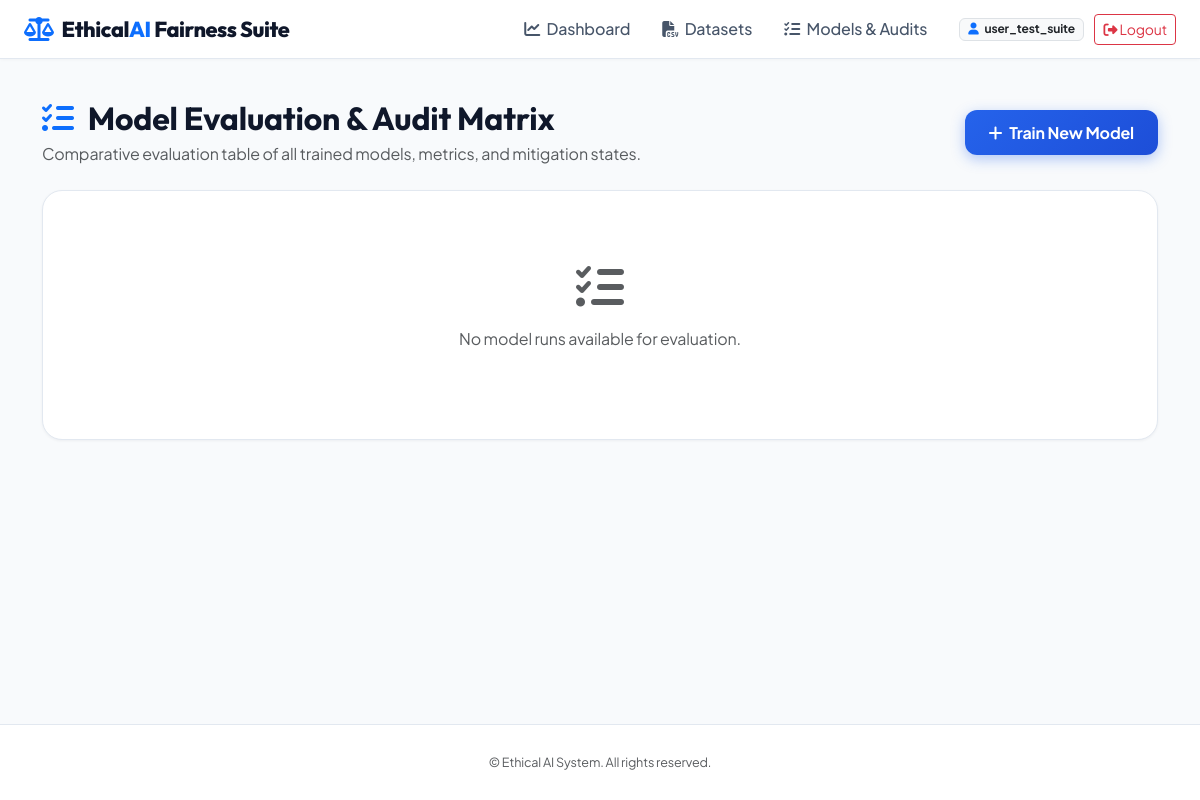
/evaluation (signed in), run on an earlier commit of the app's database.
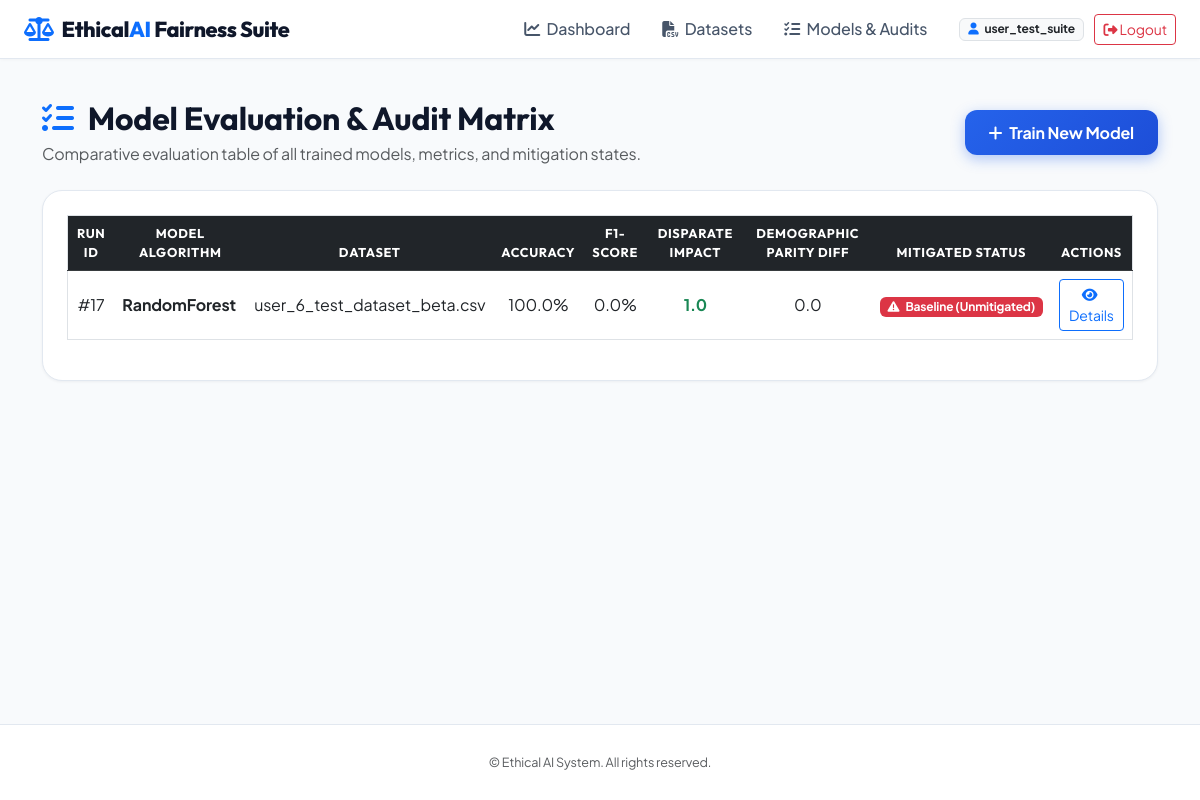
And on a later commit of the database.
### tables this page shows
CREATE TABLE model_runs (
    id INTEGER PRIMARY KEY AUTOINCREMENT,
    user_id INTEGER NOT NULL,
    dataset_id INTEGER NOT NULL,
    model_name VARCHAR(100) NOT NULL,
    accuracy REAL NOT NULL,
    precision_score REAL NOT NULL,
    recall_score REAL NOT NULL,
    f1_score REAL NOT NULL,
    disparate_impact REAL NOT NULL,
    demographic_parity_diff REAL NOT NULL,
    equalized_odds_diff REAL NOT NULL,
    equal_opportunity_diff REAL NOT NULL,
    is_mitigated BOOLEAN DEFAULT 0,
    mitigation_method VARCHAR(100) DEFAULT 'None',
    confusion_matrix_json TEXT NOT NULL,
    fairness_status VARCHAR(50) DEFAULT 'Unchecked',
    created_at TIMESTAMP DEFAULT CURRENT_TIMESTAMP,
    FOREIGN KEY (user_id) REFERENCES users(id) ON DELETE CASCADE,
    FOREIGN KEY (dataset_id) REFERENCES datasets(id) ON DELETE CASCADE
);

CREATE TABLE datasets (
    id INTEGER PRIMARY KEY AUTOINCREMENT,
    user_id INTEGER NOT NULL,
    filename VARCHAR(255) NOT NULL,
    filepath VARCHAR(255) NOT NULL,
    row_count INTEGER DEFAULT 0,
    column_count INTEGER DEFAULT 0,
    target_column VARCHAR(100),
    sensitive_column VARCHAR(100),
    privileged_group VARCHAR(100),
    unprivileged_group VARCHAR(100),
    uploaded_at TIMESTAMP DEFAULT CURRENT_TIMESTAMP, csv_content TEXT,
    FOREIGN KEY (user_id) REFERENCES users(id) ON DELETE CASCADE
);

### app.py (the view)
@app.route('/evaluation')
@login_required
def evaluation_page():
    conn = get_db_connection()
    cursor = conn.cursor()
    cursor.execute(
        """SELECT m.*, d.filename FROM model_runs m
           JOIN datasets d ON m.dataset_id = d.id
           WHERE m.user_id = ? ORDER BY m.created_at DESC""",
        (session['user_id'],)
    )
    model_runs = [dict(r) for r in cursor.fetchall()]
    conn.close()
    return render_template('evaluation.html', model_runs=model_runs)

### app.py (called while the page is built)
def login_required(f):
    from functools import wraps
    @wraps(f)
    def decorated_function(*args, **kwargs):
        if 'user_id' not in session:
            flash('Please log in to access this page.', 'warning')
            return redirect(url_for('login_page'))
        return f(*args, **kwargs)
    return decorated_function

### models/auth.py (called while the page is built)
def get_db_connection():
    conn = sqlite3.connect(Config.DATABASE_PATH, timeout=30.0)
    conn.row_factory = sqlite3.Row
    return conn

### templates/evaluation.html (shortened to what this page needs)
{% extends "base.html" %}
{% block content %}
<div class="container py-4">
    <div class="d-flex justify-content-between align-items-center mb-4">
        <div>
            <h2 class="fw-bold mb-1"><i class="fa-solid fa-list-check text-primary me-2"></i> Model Evaluation & Audit Matrix</h2>
            <p class="text-muted mb-0">Comparative evaluation table of all trained models, metrics, and mitigation states.</p>
        </div>
        <a href="{{ url_for('upload_page') }}" class="btn btn-primary-custom"><i class="fa-solid fa-plus me-1"></i> Train New Model</a>
    </div>
    <div class="card card-custom p-4">
        {% if model_runs %}
            <div class="table-responsive">
                <table class="table table-hover align-middle border">
                    <thead class="table-dark text-center">
                        <tr>
                            <th>Run ID</th>
                            <th>Model Algorithm</th>
                            <th>Dataset</th>
                            <th>Accuracy</th>
                            <th>F1-Score</th>
                            <th>Disparate Impact</th>
                            <th>Demographic Parity Diff</th>
                            <th>Mitigated Status</th>
                            <th>Actions</th>
                        </tr>
                    </thead>
                    <tbody class="text-center">
                        {% for run in model_runs %}
                        <tr>
                            <td>#{{ run.id }}</td>
                            <td class="fw-bold text-start">{{ run.model_name }}</td>
                            <td class="text-start">{{ run.filename }}</td>
                            <td>{{ (run.accuracy * 100)|round(1) }}%</td>
                            <td>{{ (run.f1_score * 100)|round(1) }}%</td>
                            <td class="fw-bold {{ 'text-danger' if run.disparate_impact < 0.8 else 'text-success' }}">{{ run.disparate_impact }}</td>
                            <td>{{ run.demographic_parity_diff }}</td>
                            <td>
                                {% if run.is_mitigated %}
                                    <span class="badge bg-success"><i class="fa-solid fa-shield-halved me-1"></i> {{ run.mitigation_method }}</span>
                                {% else %}
                                    <span class="badge bg-danger"><i class="fa-solid fa-triangle-exclamation me-1"></i> Baseline (Unmitigated)</span>
                                {% endif %}
                            </td>
                            <td>
                                <a href="{{ url_for('bias_detection_page', model_run_id=run.id) }}" class="btn btn-sm btn-outline-primary"><i class="fa-solid fa-eye me-1"></i> Details</a>
                            </td>
                        </tr>
                        {% endfor %}
                    </tbody>
                </table>
            </div>
        {% else %}
            <div class="text-center py-5 text-muted">
                <i class="fa-solid fa-list-check fa-3x mb-3"></i>
                <p>No model runs available for evaluation.</p>
            </div>
        {% endif %}
    </div>
</div>
{% endblock %}

### templates/base.html (shortened to what this page needs)
<!DOCTYPE html>
<html lang="en">
<head>
    <link href="https://cdn.jsdelivr.net/npm/bootstrap@5.3.0/dist/css/bootstrap.min.css" rel="stylesheet">
    <link href="https://cdnjs.cloudflare.com/ajax/libs/font-awesome/6.4.0/css/all.min.css" rel="stylesheet">
    <link href="{{ url_for('static', filename='css/style.css') }}" rel="stylesheet">
</head>
<body>
    <nav class="navbar navbar-expand-lg navbar-light navbar-custom py-2">
        <div class="container-fluid px-4">
            <a class="navbar-brand d-flex align-items-center gap-2" href="{{ url_for('index') }}">
                <i class="fa-solid fa-scale-balanced text-primary fs-4"></i>
                <span>Ethical<span class="text-primary">AI</span> Fairness Suite</span>
            </a>
            <div class="collapse navbar-collapse" id="navbarNav">
                <ul class="navbar-nav ms-auto align-items-center">
                    {% if session.user_id %}
                        <li class="nav-item"><a class="nav-link" href="{{ url_for('dashboard') }}"><i class="fa-solid fa-chart-line me-1"></i> Dashboard</a></li>
                        <li class="nav-item"><a class="nav-link" href="{{ url_for('upload_page') }}"><i class="fa-solid fa-file-csv me-1"></i> Datasets</a></li>
                        <li class="nav-item"><a class="nav-link" href="{{ url_for('evaluation_page') }}"><i class="fa-solid fa-list-check me-1"></i> Models & Audits</a></li>
                        <li class="nav-item ms-lg-3">
                            <span class="badge bg-light text-dark border me-2"><i class="fa-solid fa-user me-1 text-primary"></i> {{ session.username }}</span>
                            <a href="{{ url_for('logout') }}" class="btn btn-sm btn-outline-danger"><i class="fa-solid fa-right-from-bracket"></i> Logout</a>
                        </li>
                    {% else %}
                        <li class="nav-item"><a class="nav-link" href="{{ url_for('index') }}">Home</a></li>
                        <li class="nav-item"><a class="nav-link btn btn-sm btn-primary text-white px-3 ms-2" href="{{ url_for('login_page') }}">Login / Register</a></li>
                    {% endif %}
                </ul>
            </div>
        </div>
    </nav>
    <main class="flex-grow-1">
        {% block content %}{% endblock %}
    </main>
    <footer>
        <div class="container text-center">
            <p class="mb-0 text-muted small">&copy; Ethical AI System. All rights reserved.</p>
        </div>
    </footer>
</body>
</html>

### static/css/style.css (style rules this page uses)
:root { --primary-color: #2563eb; --primary-hover: #1d4ed8; --secondary-color: #475569; --accent-glow: rgba(37, 99, 235, 0.12); --success-color: #10b981; --warning-color: #f59e0b; --danger-color: #ef4444; --bg-gradient: #f8fafc; --card-bg: #ffffff; --card-border: #e2e8f0; --card-shadow: 0 1px 3px rgba(15, 23, 42, 0.05); }
body { font-family: 'Plus Jakarta Sans', system-ui, -apple-system, sans-serif; background: #f8fafc; color: #0f172a; min-height: 100vh; display: flex; flex-direction: column; letter-spacing: -0.01em; }
h1, h2, h3, h4, h5, h6, .hero-title, .navbar-brand { font-family: 'Outfit', sans-serif; }
.navbar-custom { background: #ffffff; border-bottom: 1px solid #e2e8f0; box-shadow: 0 1px 3px rgba(0, 0, 0, 0.03); }
.navbar-brand { font-weight: 800; font-size: 1.35rem; color: #0f172a !important; letter-spacing: -0.02em; }
.nav-link { color: #475569 !important; font-weight: 500; padding: 0.5rem 1rem !important; border-radius: 0.5rem; transition: all 0.2s ease; }
.card-custom { background: var(--card-bg); border: 1px solid var(--card-border); border-radius: 1.25rem; box-shadow: var(--card-shadow); transition: transform 0.25s ease, box-shadow 0.25s ease, border-color 0.25s ease; }
.btn-primary-custom { background: linear-gradient(135deg, #2563eb 0%, #1d4ed8 100%); color: white; border: none; padding: 0.65rem 1.5rem; border-radius: 0.75rem; font-weight: 700; box-shadow: 0 4px 14px rgba(37, 99, 235, 0.35); transition: all 0.25s cubic-bezier(0.4, 0, 0.2, 1); }
.table { border-color: #e2e8f0; }
.table th { font-family: 'Outfit', sans-serif; font-weight: 700; text-transform: uppercase; font-size: 0.8rem; letter-spacing: 0.05em; }
footer { margin-top: auto; background: #ffffff; color: #64748b; padding: 1.75rem 0; text-align: center; font-size: 0.9rem; border-top: 1px solid #e2e8f0; }

What changed in the data, as far as the page shows it:
added model_runs: id "17", model_name "RandomForest", filename "user_6_test_dataset_beta.csv", (run.accuracy*100)|round(1) "100.0", (run.f1_score*100)|round(1) "0.0", disparate_impact "1.0", demographic_parity_diff "0.0", is_mitigated False (drawn)
Also different on the page:
text no longer shown: "No model runs available for evaluation."
text now shown: "RUN ID MODEL ALGORITHM DATASET ACCURACY F1-SCORE DISPARATE IMPACT DEMOGRAPHIC PARITY DIFF MITIGATED STATUS ACTIONS"
